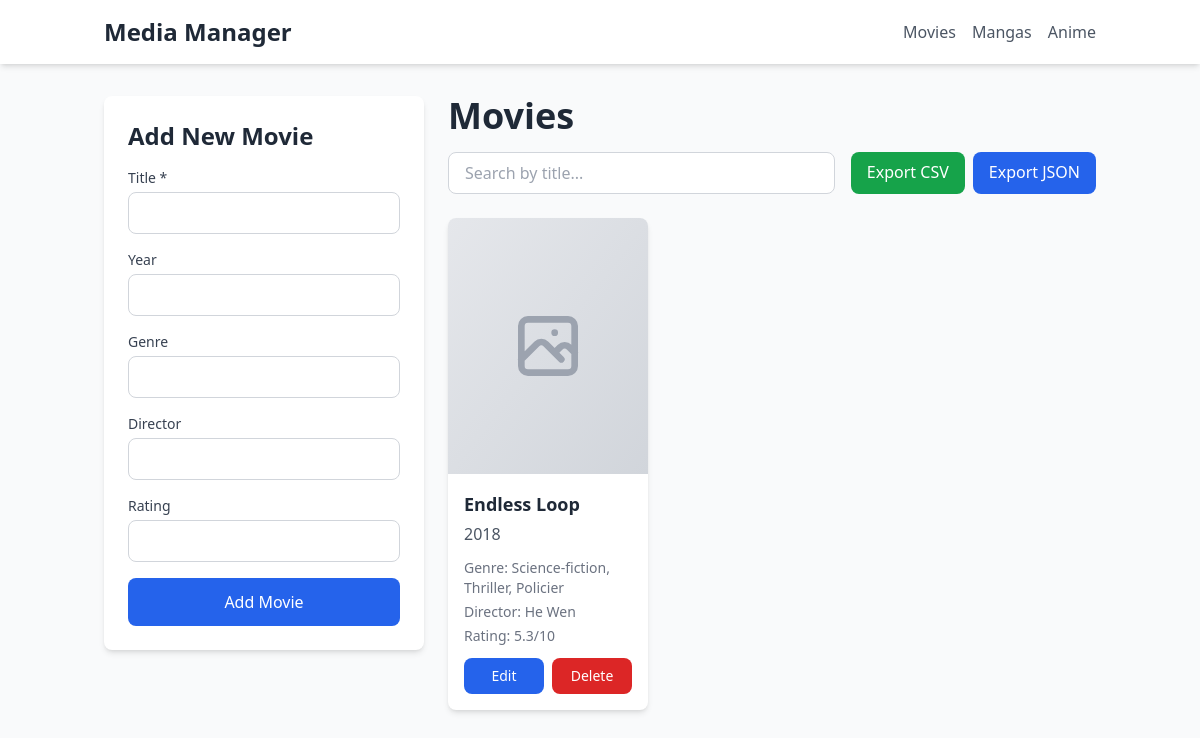
Before: /movies with the older database file.
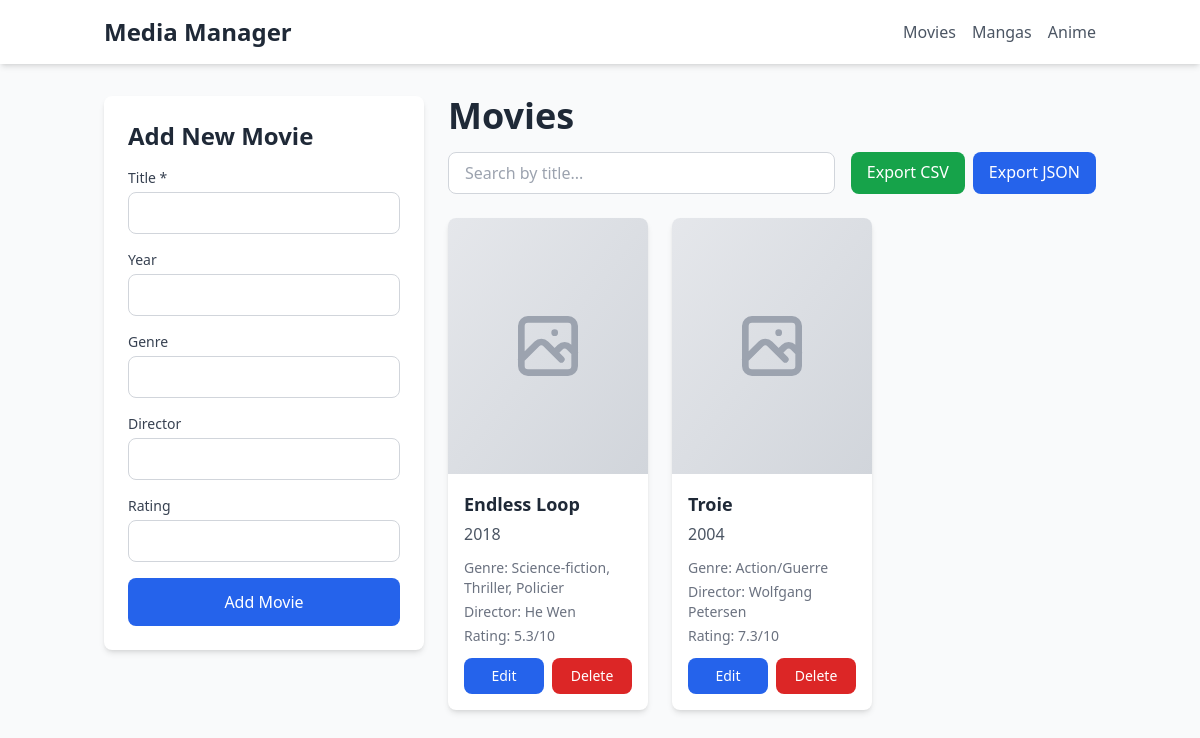
After: the same page with the newer database file.
### main.py (models this page shows)
class Movie(db.Model):
    __tablename__ = 'movies'
    id = db.Column(db.Integer, primary_key=True)
    title = db.Column(db.String(200), nullable=False)
    year = db.Column(db.Integer, nullable=True)
    genre = db.Column(db.String(100), nullable=True)
    director = db.Column(db.String(100), nullable=True)
    rating = db.Column(db.Float, nullable=True)

### main.py (the view)
@app.route('/movies')
def movies():
    search = request.args.get('search', '')
    if search:
        items = Movie.query.filter(Movie.title.contains(search)).all()
        items = [
        {
            "id": m.id,
            "title": m.title,
            "year": m.year,
            "genre": m.genre,
            "director": m.director,
            "rating": m.rating
        }
        for m in items
        ]
    else:
        items = Movie.query.all()
        items = [
        {
            "id": m.id,
            "title": m.title,
            "year": m.year,
            "genre": m.genre,
            "director": m.director,
            "rating": m.rating
        }
        for m in items
        ]
    return render_template('list.html', items=items, category='movies', title='Movies')

### templates/list.html (shortened to what this page needs)
<!DOCTYPE html>
<html lang="en">
<head>
    <script src="https://cdn.tailwindcss.com"></script>
</head>
<body class="bg-gray-50 min-h-screen">
    <nav class="bg-white shadow-md mb-8">
        <div class="container mx-auto px-4 py-4">
            <div class="flex items-center justify-between">
                <a href="/" class="text-2xl font-bold text-gray-800 hover:text-blue-600">Media Manager</a>
                <div class="flex space-x-4">
                    <a href="/movies" class="text-gray-600 hover:text-blue-600 font-medium">Movies</a>
                    <a href="/mangas" class="text-gray-600 hover:text-blue-600 font-medium">Mangas</a>
                    <a href="/anime" class="text-gray-600 hover:text-blue-600 font-medium">Anime</a>
                </div>
            </div>
        </div>
    </nav>
    <div class="container mx-auto px-4 flex gap-6">
        <aside class="w-80 bg-white rounded-lg shadow-md p-6 h-fit sticky top-4">
            <h2 class="text-2xl font-bold text-gray-800 mb-4">Add New {{ title[:-1] }}</h2>
            <form method="POST" action="/{{ category }}/add" class="space-y-4">
                {% if category == 'movies' %}
                    <div>
                        <label class="block text-sm font-medium text-gray-700 mb-1">Title *</label>
                        <input type="text" name="title" required
                               class="w-full px-4 py-2 border border-gray-300 rounded-lg focus:ring-2 focus:ring-blue-500 focus:border-transparent">
                    </div>
                    <div>
                        <label class="block text-sm font-medium text-gray-700 mb-1">Year</label>
                        <input type="number" name="year"
                               class="w-full px-4 py-2 border border-gray-300 rounded-lg focus:ring-2 focus:ring-blue-500 focus:border-transparent">
                    </div>
                    <div>
                        <label class="block text-sm font-medium text-gray-700 mb-1">Genre</label>
                        <input type="text" name="genre"
                               class="w-full px-4 py-2 border border-gray-300 rounded-lg focus:ring-2 focus:ring-blue-500 focus:border-transparent">
                    </div>
                    <div>
                        <label class="block text-sm font-medium text-gray-700 mb-1">Director</label>
                        <input type="text" name="director"
                               class="w-full px-4 py-2 border border-gray-300 rounded-lg focus:ring-2 focus:ring-blue-500 focus:border-transparent">
                    </div>
                    <div>
                        <label class="block text-sm font-medium text-gray-700 mb-1">Rating</label>
                        <input type="number" step="0.1" name="rating"
                               class="w-full px-4 py-2 border border-gray-300 rounded-lg focus:ring-2 focus:ring-blue-500 focus:border-transparent">
                    </div>
                {% endif %}
                <button type="submit"
                        class="w-full px-6 py-3 bg-blue-600 text-white rounded-lg hover:bg-blue-700 transition-colors font-medium">
                    Add {{ title[:-1] }}
                </button>
            </form>
        </aside>
        <main class="flex-1">
            <div class="mb-6">
                <h1 class="text-4xl font-bold text-gray-800 mb-4">{{ title }}</h1>
                <div class="flex flex-col md:flex-row gap-4 mb-6">
                    <form method="GET" class="flex-1">
                        <input type="text" name="search" placeholder="Search by title..."
                               value="{{ request.args.get('search', '') }}"
                               class="w-full px-4 py-2 border border-gray-300 rounded-lg focus:ring-2 focus:ring-blue-500 focus:border-transparent">
                    </form>
                    <div class="flex gap-2">
                        <a href="/{{ category }}/export/csv"
                           class="px-4 py-2 bg-green-600 text-white rounded-lg hover:bg-green-700 transition-colors">
                            Export CSV
                        </a>
                        <a href="/{{ category }}/export/json"
                           class="px-4 py-2 bg-blue-600 text-white rounded-lg hover:bg-blue-700 transition-colors">
                            Export JSON
                        </a>
                    </div>
                </div>
            </div>
            {% if items|length == 0 %}
            <div class="text-center py-12 text-gray-500 bg-white rounded-lg shadow-md">
                <svg class="w-16 h-16 mx-auto mb-4 text-gray-400" fill="none" stroke="currentColor" viewBox="0 0 24 24">
                    <path stroke-linecap="round" stroke-linejoin="round" stroke-width="2" d="M20 13V6a2 2 0 00-2-2H6a2 2 0 00-2 2v7m16 0v5a2 2 0 01-2 2H6a2 2 0 01-2-2v-5m16 0h-2.586a1 1 0 00-.707.293l-2.414 2.414a1 1 0 01-.707.293h-3.172a1 1 0 01-.707-.293l-2.414-2.414A1 1 0 006.586 13H4"></path>
                </svg>
                <p class="text-lg">No items found. Add your first {{ title[:-1].lower() }}!</p>
            </div>
            {% else %}
            <div class="grid grid-cols-1 md:grid-cols-2 lg:grid-cols-3 xl:grid-cols-4 gap-6">
                {% for item in items %}
                <div class="bg-white rounded-lg shadow-md overflow-hidden hover:shadow-xl transition-shadow duration-300">
                    <div class="bg-gradient-to-br from-gray-200 to-gray-300 h-64 flex items-center justify-center">
                    </div>
                    <div class="p-4">
                        <h3 class="text-lg font-bold text-gray-800 mb-1 truncate" title="{{ item.title }}">{{ item.title }}</h3>
                        <p class="text-gray-600 mb-3">{{ item.year or 'Year Unknown' }}</p>
                        <div class="text-sm text-gray-500 mb-3 space-y-1">
                            {% if category == 'movies' %}
                                {% if item.genre %}<p><span class="font-medium">Genre:</span> {{ item.genre }}</p>{% endif %}
                                {% if item.director %}<p><span class="font-medium">Director:</span> {{ item.director }}</p>{% endif %}
                                {% if item.rating %}<p><span class="font-medium">Rating:</span> {{ item.rating }}/10</p>{% endif %}
                            {% elif category == 'mangas' %}
                                {% if item.author %}<p><span class="font-medium">Author:</span> {{ item.author }}</p>{% endif %}
                                {% if item.volumes %}<p><span class="font-medium">Volumes:</span> {{ item.volumes }}</p>{% endif %}
                                {% if item.status %}<p><span class="font-medium">Status:</span> {{ item.status }}</p>{% endif %}
                            {% else %}
                                {% if item.studio %}<p><span class="font-medium">Studio:</span> {{ item.studio }}</p>{% endif %}
                                {% if item.episodes %}<p><span class="font-medium">Episodes:</span> {{ item.episodes }}</p>{% endif %}
                                {% if item.status %}<p><span class="font-medium">Status:</span> {{ item.status }}</p>{% endif %}
                            {% endif %}
                        </div>
                        <div class="flex gap-2">
                            <button onclick="openEditModal({{ item.id }})"
                                    class="flex-1 px-4 py-2 bg-blue-600 text-white rounded-lg hover:bg-blue-700 transition-colors text-sm font-medium">
                                Edit
                            </button>
                            <a href="/{{ category }}/delete/{{ item.id }}"
                               onclick="return confirm('Are you sure you want to delete {{ item.title }}?')"
                               class="flex-1 px-4 py-2 bg-red-600 text-white rounded-lg hover:bg-red-700 transition-colors text-sm font-medium text-center">
                                Delete
                            </a>
                        </div>
                    </div>
                </div>
                {% endfor %}
            </div>
            {% endif %}
        </main>
    </div>
</body>
</html>

Changed rows visible on the page:
added Movie: title "Troie", year "2004", genre "Action/Guerre", director "Wolfgang Petersen", rating "7.3"
